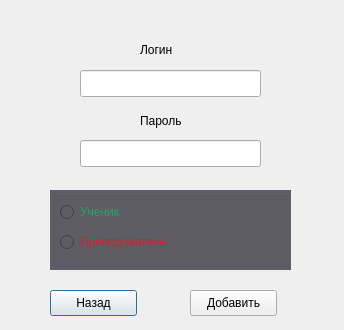
<?xml version="1.0" encoding="UTF-8"?>
<ui version="4.0">
 <class>add_users</class>
 <widget class="QDialog" name="add_users">
  <property name="geometry">
   <rect>
    <x>0</x>
    <y>0</y>
    <width>344</width>
    <height>330</height>
   </rect>
  </property>
  <property name="windowTitle">
   <string>Обучающая система</string>
  </property>
  <widget class="QLineEdit" name="Login">
   <property name="geometry">
    <rect>
     <x>80</x>
     <y>70</y>
     <width>181</width>
     <height>27</height>
    </rect>
   </property>
  </widget>
  <widget class="QLineEdit" name="Password">
   <property name="geometry">
    <rect>
     <x>80</x>
     <y>140</y>
     <width>181</width>
     <height>27</height>
    </rect>
   </property>
   <property name="echoMode">
    <enum>QLineEdit::EchoMode::Password</enum>
   </property>
  </widget>
  <widget class="QLabel" name="label">
   <property name="geometry">
    <rect>
     <x>140</x>
     <y>40</y>
     <width>66</width>
     <height>19</height>
    </rect>
   </property>
   <property name="font">
    <font/>
   </property>
   <property name="text">
    <string>Логин</string>
   </property>
  </widget>
  <widget class="QLabel" name="label_2">
   <property name="geometry">
    <rect>
     <x>140</x>
     <y>110</y>
     <width>66</width>
     <height>21</height>
    </rect>
   </property>
   <property name="font">
    <font/>
   </property>
   <property name="text">
    <string>Пароль</string>
   </property>
  </widget>
  <widget class="QGroupBox" name="groupBox">
   <property name="geometry">
    <rect>
     <x>50</x>
     <y>190</y>
     <width>241</width>
     <height>80</height>
    </rect>
   </property>
   <property name="styleSheet">
    <string notr="true">background-color: rgb(94, 92, 100);</string>
   </property>
   <property name="title">
    <string/>
   </property>
   <widget class="QRadioButton" name="student">
    <property name="geometry">
     <rect>
      <x>10</x>
      <y>10</y>
      <width>109</width>
      <height>24</height>
     </rect>
    </property>
    <property name="styleSheet">
     <string notr="true">color: rgb(38, 162, 105);
font: 800 12pt &quot;Cantarell&quot;;</string>
    </property>
    <property name="text">
     <string>Ученик</string>
    </property>
   </widget>
   <widget class="QRadioButton" name="teacher">
    <property name="geometry">
     <rect>
      <x>10</x>
      <y>40</y>
      <width>151</width>
      <height>24</height>
     </rect>
    </property>
    <property name="styleSheet">
     <string notr="true">color: rgb(224, 27, 36);
font: 800 12pt &quot;Cantarell&quot;;</string>
    </property>
    <property name="text">
     <string>Преподователь</string>
    </property>
   </widget>
  </widget>
  <widget class="QPushButton" name="pushButton">
   <property name="geometry">
    <rect>
     <x>50</x>
     <y>290</y>
     <width>87</width>
     <height>26</height>
    </rect>
   </property>
   <property name="text">
    <string>Назад</string>
   </property>
  </widget>
  <widget class="QPushButton" name="pushButton_2">
   <property name="geometry">
    <rect>
     <x>190</x>
     <y>290</y>
     <width>87</width>
     <height>26</height>
    </rect>
   </property>
   <property name="text">
    <string>Добавить</string>
   </property>
  </widget>
 </widget>
 <resources/>
 <connections/>
</ui>
